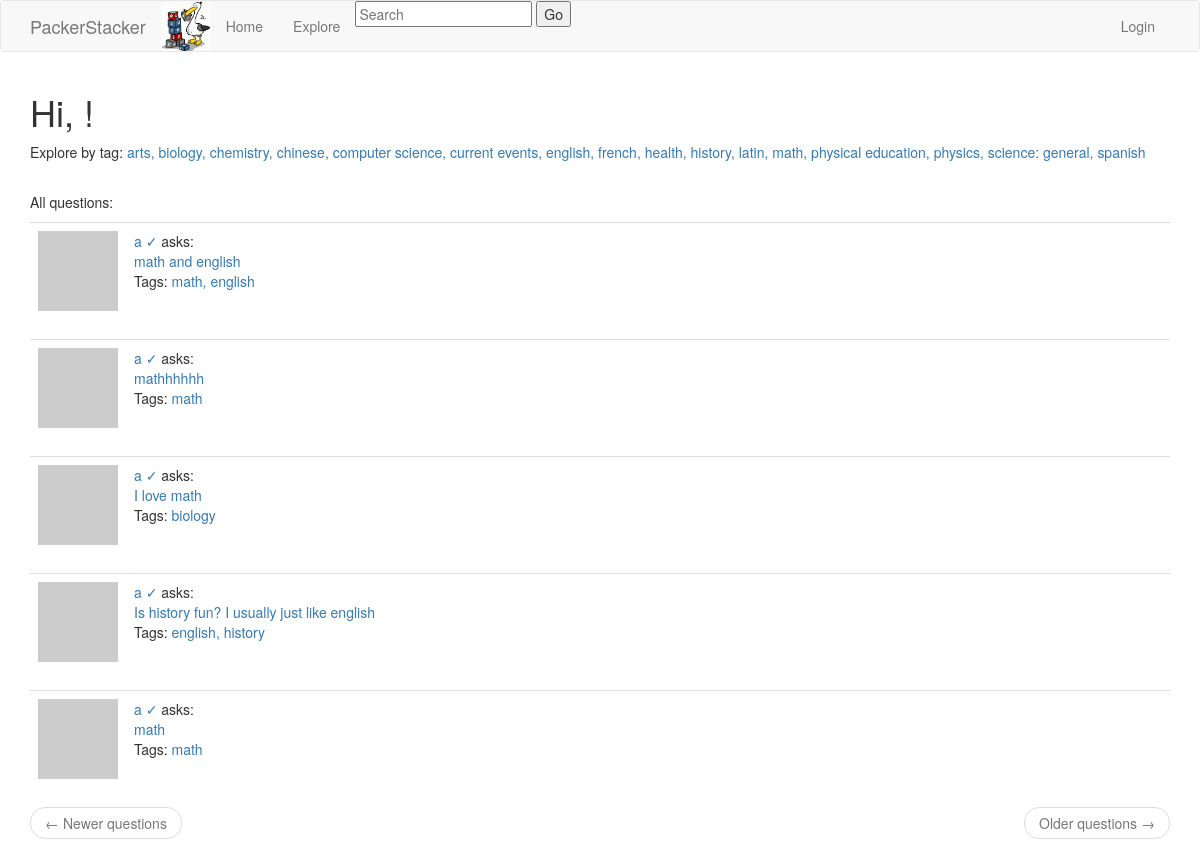
Before: /explore with the older database file.
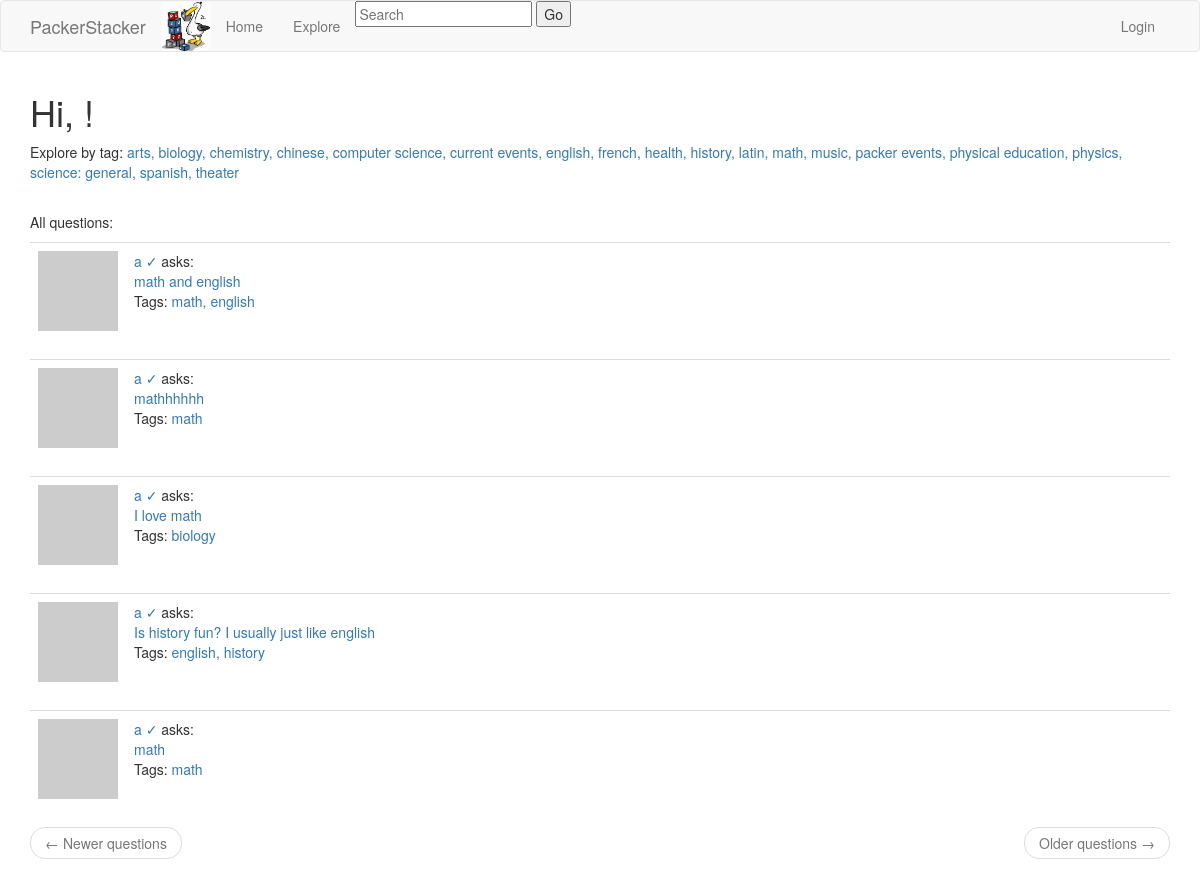
After: the same page with the newer database file.
### app/models.py (models this page shows, shortened)
class Tag(db.Model):
    id = db.Column(db.Integer, primary_key=True)
    name = db.Column(db.String(30), unique=True)
    questions = db.relationship('Question', secondary='question_tag', backref='tags')

class Question(db.Model):
    id = db.Column(db.Integer, primary_key=True)
    body = db.Column(db.String(1000))
    timestamp = db.Column(db.DateTime, index=True, default=datetime.utcnow)
    user_id = db.Column(db.Integer, db.ForeignKey('user.id'))
    replies = db.relationship('Reply', backref='op', lazy='dynamic')

class User(UserMixin, db.Model):
    id = db.Column(db.Integer, primary_key=True)
    username = db.Column(db.String(64), index=True, unique=True)
    email = db.Column(db.String(120), index=True, unique=True)
    password_hash = db.Column(db.String(128))
    questions = db.relationship('Question', backref='author', lazy='dynamic')
    replies = db.relationship('Reply', backref='author', lazy='dynamic')
    about_me = db.Column(db.String(140))
    last_seen = db.Column(db.DateTime, default=datetime.utcnow)
    type = db.Column(db.Boolean())
    def avatar(self, size):
        digest = md5(self.email.lower().encode('utf-8')).hexdigest()
        return 'https://www.gravatar.com/avatar/{}?d=identicon&s={}'.format(digest, size)
    followed = db.relationship(
        'User', secondary=followers,
        primaryjoin=(followers.c.follower_id == id),
        secondaryjoin=(followers.c.followed_id == id),
        backref=db.backref('followers', lazy='dynamic'), lazy='dynamic')

### app/routes.py (the view)
@app.route('/explore')
def explore():
    page = request.args.get('page', 1, type=int)
    tags = Tag.query.order_by(Tag.name)
    questions = Question.query.order_by(Question.timestamp.desc()).paginate(page=page, per_page=app.config['QUESTIONS_PER_PAGE'], error_out=False)
    next_url = url_for('explore', page=questions.next_num) \
        if questions.has_next else None
    prev_url = url_for('explore', page=questions.prev_num) \
        if questions.has_prev else None
    return render_template("explore.html", title='Explore', tags=tags, questions=questions.items,next_url=next_url, prev_url=prev_url)

### app/routes.py (called while the page is built)
@app.before_request
def before_request():
    if current_user.is_authenticated:
        current_user.last_seen = datetime.utcnow()
        db.session.commit()

### app/templates/explore.html
{% extends "base.html" %}
{% import 'bootstrap/wtf.html' as wtf %}
{% block app_content %}
    <h1>Hi, {{ current_user.username }}!</h1>
    <p> Explore by tag:
    {% for tag in tags %}
      <a href="{{ url_for('tag_page', id=tag.id) }}">
        {{ tag.name }}{% if not loop.last %}, {% endif %}{% endfor %} </a> </p>
    <br>
    <p> All questions: </p>
    {% for question in questions %}
        {% include '_question.html' %}
    {% endfor %}
    <nav aria-label="...">
        <ul class="pager">
            <li class="previous{% if not prev_url %} disabled{% endif %}">
                <a href="{{ prev_url or '#' }}">
                    <span aria-hidden="true">&larr;</span> Newer questions
                </a>
            </li>
            <li class="next{% if not next_url %} disabled{% endif %}">
                <a href="{{ next_url or '#' }}">
                    Older questions <span aria-hidden="true">&rarr;</span>
                </a>
            </li>
        </ul>
    </nav>
{% endblock %}

### app/templates/base.html (shortened to what this page needs)
{% extends 'bootstrap/base.html' %}
{% block navbar %}
    <nav class="navbar navbar-default">
      <div class="container">
                <div class="navbar-header" style ="height:50px">
                    <img src="static/logo.jpg" class="img-rounded" alt="Packer Stacker" style="height:100%">
                    <a class="navbar-brand" href="{{ url_for('index') }}">PackerStacker</a>
                </div>
                <div class="collapse navbar-collapse" id="bs-example-navbar-collapse-1">
                    <ul class="nav navbar-nav">
                        <li><a href="{{ url_for('index') }}">Home</a></li>
                        <li><a href="{{ url_for('explore') }}">Explore</a></li>
                        <li><form action="{{ url_for('search') }}" method="POST">
    			                   <input type="text" name="query" placeholder="Search">
    			                    <button type="submit">Go</button>
    		                </form></li>
                    </ul>
                    <ul class="nav navbar-nav navbar-right">
                        {% if current_user.is_anonymous %}
                        <li><a href="{{ url_for('login') }}">Login</a></li>
                        {% else %}
                        <li><a href="{{ url_for('user', username=current_user.username) }}">Profile</a></li>
                        <li><a href="{{ url_for('logout') }}">Logout</a></li>
                        {% endif %}
                    </ul>
                </div>
            </div>
        </nav>
{% endblock %}
{% block content %}
    <div class="container">
        {% block app_content %}{% endblock %}
    </div>
{% endblock %}

### app/templates/_question.html
<table class="table table-hover">
      <tr>
          <td width="70px">
                  <img src="{{ question.author.avatar(70) }}" />
          </td>
          <td>
              <a href="{{ url_for('user', username=question.author.username) }}">
                  {{ question.author.username }} {%if question.author.type %} &#x2713 {%endif%}
              </a>
              asks:
              <br>
              <a style="text-decoration: none" href="{{ url_for('question_page', id=question.id) }}">
                {{ question.body }}
              </a>
              <br>
              <p>Tags: {% for tag in question.tags %}
                <a href="{{ url_for('tag_page', id=tag.id) }}">
                  {{ tag.name }}{% if not loop.last %}, {% endif %}{% endfor %}
                </a>
                </p>
          </td>
      </tr>
</table>

Changed rows visible on the page:
added Tag: name "music", shown under "Hi, !"
added Tag: name "packer events", shown under "Hi, !"
shown differently, row unchanged: Tag "spanish": now shows ","
added Tag: name "theater", shown under "Hi, !"
